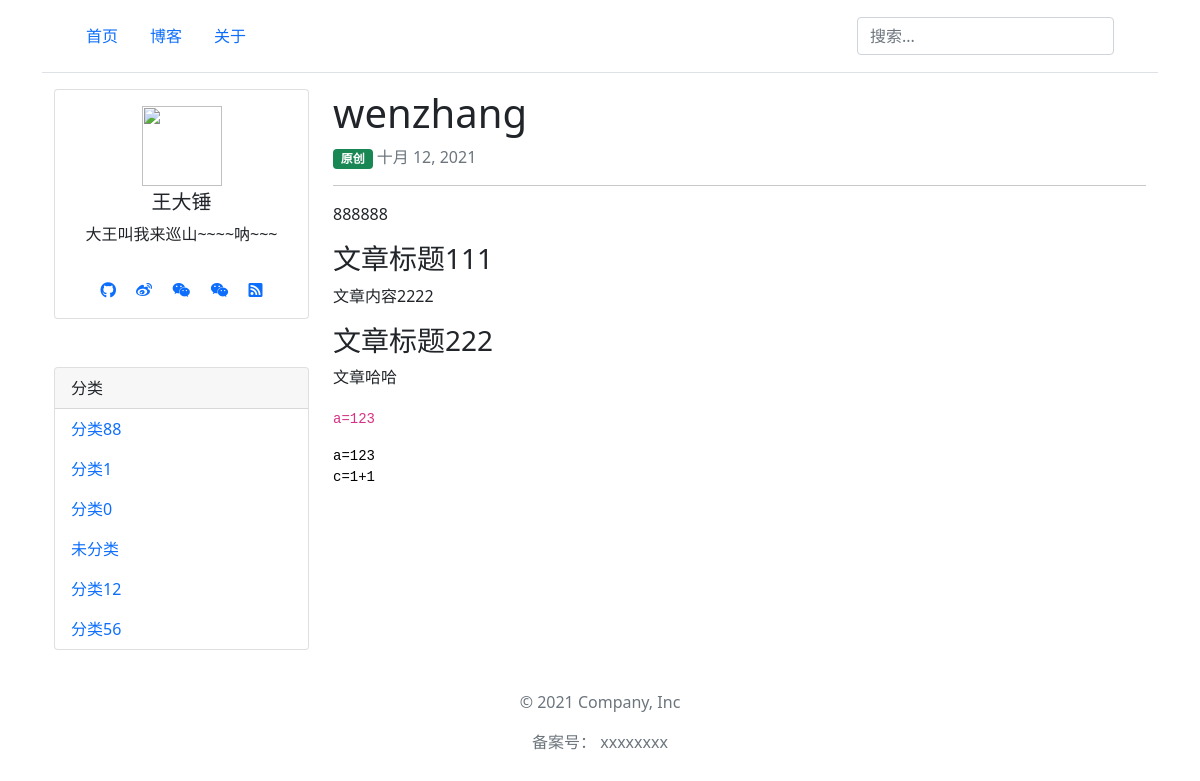
Page /article/28/ on the earlier database version.
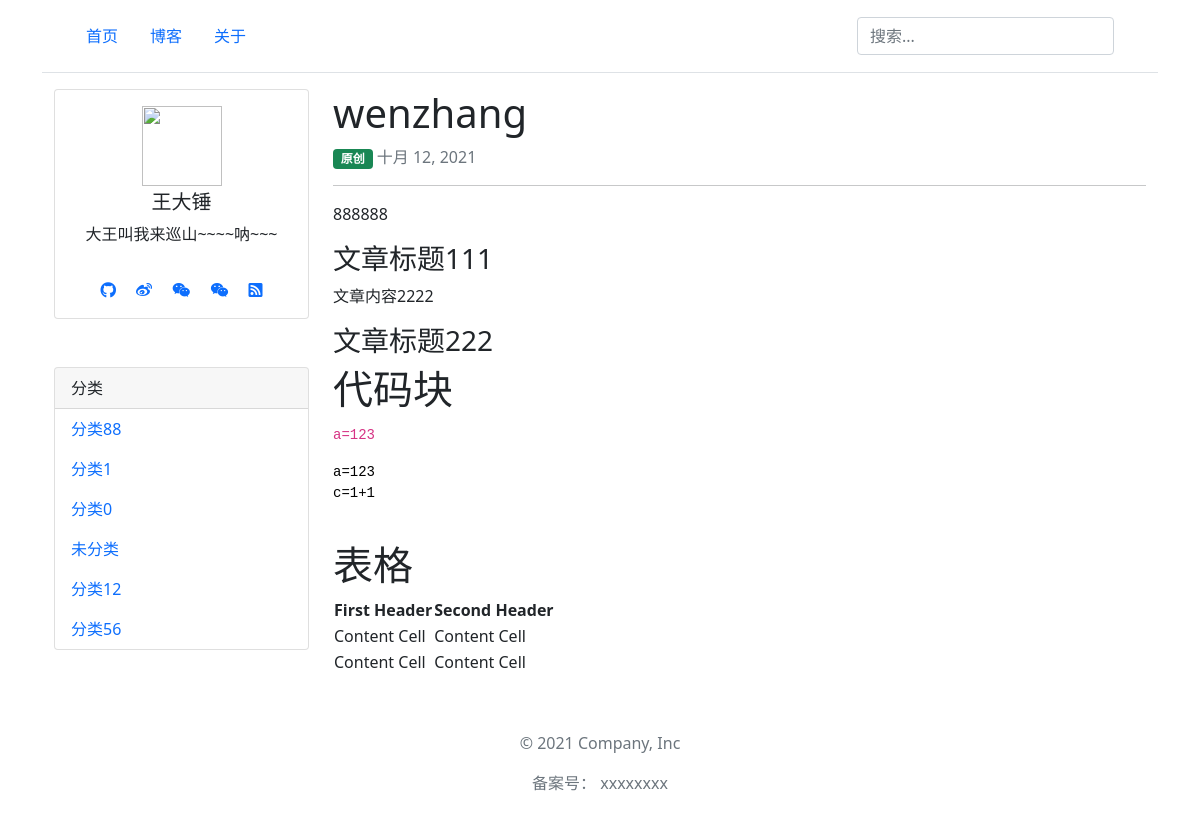
Same page on the later database version.
### blog/models.py (models this page shows, shortened)
class Article(models.Model):
    title = models.CharField('文章标题',max_length=128)
    category = models.ForeignKey(Category, verbose_name='文章分类', on_delete=models.SET_DEFAULT, default=category_haveNo)
    is_public = models.BooleanField('是否公开', default=True, help_text="文章是否公开展示，不勾选就对外隐藏")
    is_original = models.BooleanField('是否原创', default=True, help_text="文章是否原创，不勾选就是转载")
    content_markdown = models.TextField('文章内容markdown', null=True, blank=True)
    content_html = models.TextField('文章内容html', null=True, blank=True,help_text="返回给客户端(根据markdown自动生成的，不要手动修改)")
    keywords = models.CharField('seo的keywords', max_length=640, blank=True, null=True)
    description = models.CharField('seo的description', max_length=640, blank=True, null=True)
    click = models.PositiveIntegerField('点击量',default=0)
    created = models.DateTimeField(verbose_name='添加时间',  auto_now_add=True)
    modified = models.DateTimeField(verbose_name='修改时间', default=timezone.now)
    class Meta:
        ordering = ['-created'] # 默认按照创建时间排序
        verbose_name = "文章"
        verbose_name_plural = verbose_name

### blog/views.py (the view)
# urls.py: path('article/<pk>/', ArticleDetailView.as_view(), name="article-detail"),
class ArticleDetailView(DetailView):
    queryset = Article.get_public_article()
    def get_context_data(self, **kwargs):
        context = super().get_context_data(**kwargs)
        context['SITE_CONFIG'] = settings.SITE_CONFIG  # 网站配置信息
        context['category'] = Category.objects.all()  # 网站分类
        return context

### blog/models.py (called while the page is built)
    def __str__(self):
        return self.name

    def get_absolute_url(self):
        return reverse('category-detail', kwargs={'pk': self.pk})

### templates/blog/article_detail.html (shortened to what this page needs)
{% extends "base.html" %}
{% block content %}
<div class="container">
  <div class="row">
    <div class="col-3 d-none d-md-block">
     <div class="row">
         <div class="col">
             {% include 'user_info.html' %}
         </div>
     </div>
          <div class="row mt-5">
         <div class="col">
             {% include 'category.html' %}
         </div>
     </div>
    </div>
    <div class="col">
<article >
<h1>{{ object.title }}</h1>
{% if object.is_original %}
    <span class="badge bg-success">原创</span>
{% else %}
    <span class="badge bg-secondary">转载</span>
{% endif %}
<span class="text-muted text-small"> {{ object.created|date }}</span>
<hr>
<p>{{ object.content_html|safe }}</p>
</article>
    </div>
  </div>
</div>
{% endblock %}

Differences in the rows shown:
changed Article "wenzhang": content_html "888888 文章标题111 文章内容2222 文章标题222 文章哈哈 a=123 a=123 c=1+1" → "888888 文章标题111 文章内容2222 文章标题222 代码块 a=123 a=123 c=1+1 表格 First Header Second Header Content Cell Content Cell Content Cell Content Cell"
